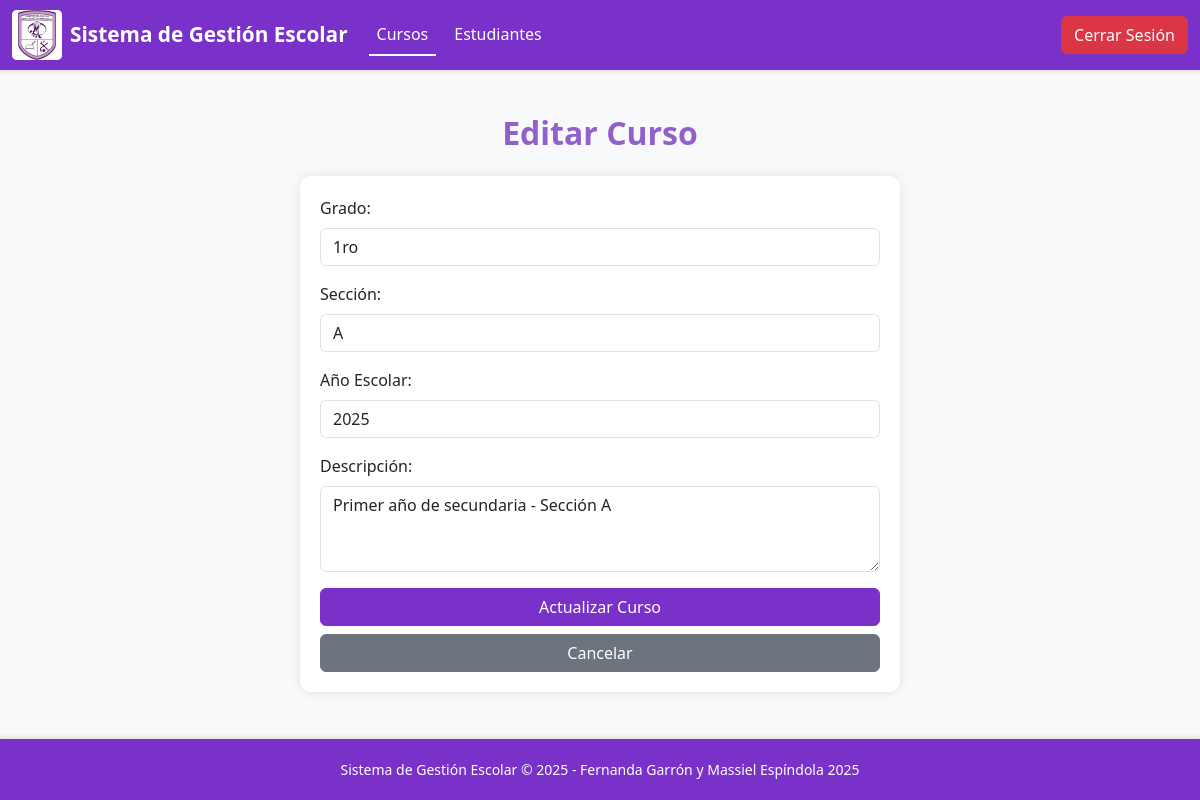
Page /public/cursos/edit?id=1 (signed in) on the committed database.
### tables this page shows
CREATE TABLE cursos (
    id INT PRIMARY KEY AUTO_INCREMENT,
    grado VARCHAR(10) NOT NULL,
    seccion CHAR(1) NOT NULL,
    descripcion TEXT NULL,
    año_escolar VARCHAR(10) DEFAULT '2025',
    created_at TIMESTAMP DEFAULT CURRENT_TIMESTAMP
);

### app/controllers/CursoController.php (called while the page is built, shortened)
<?php
require_once __DIR__ . '/../models/Curso.php';
class CursoController
{
    private $cursoModel;
    public function __construct($pdo)
    {
        $this->pdo = $pdo;
        $this->cursoModel = new Curso($this->pdo);
    }
    public function edit($id)
    {
        $curso = $this->cursoModel->findById($id);
        include __DIR__ . '/../views/cursos/edit.php';
    }
}

### public/index.php (called while the page is built, shortened)
<?php
$pdo = getPDOConnection();
$router = new Router($pdo);
$path = parse_url($_SERVER['REQUEST_URI'], PHP_URL_PATH);
$router->route($path);

### app/models/Curso.php (called while the page is built, shortened)
<?php
class Curso {
    private $pdo;
    public function __construct($pdo) {
        $this->pdo = $pdo;
    }
    public function findById($id) {
        $stmt = $this->pdo->prepare("SELECT * FROM cursos WHERE id = :id");
        $stmt->execute([':id' => $id]);
        return $stmt->fetch(PDO::FETCH_ASSOC);
    }
}

### app/views/cursos/edit.php (the view, shortened to what this page needs)
<!DOCTYPE html>
<html lang="es">
<head>
  <link href="https://cdn.jsdelivr.net/npm/bootstrap@5.3.0/dist/css/bootstrap.min.css" rel="stylesheet">
  <link rel="stylesheet" href="<?php echo URL; ?>public/css/cursos_create.css">
    <link rel="stylesheet" href="<?php echo URL; ?>public/css/navbar.css">
    <link rel="stylesheet" href="<?php echo URL; ?>public/css/style_index.css">
    <link rel="stylesheet" href="<?php echo URL; ?>public/css/footer.css">
</head>
</head>
<body>
<?php include __DIR__ . '/../components/navbar.php';
    ?>
<div class="container mt-4">
  <h2 class="text-center mb-4">Editar Curso</h2>
  <div class="form-container">
    <form method="POST" action="<?php echo URL; ?>public/cursos/update">
      <div class="mb-3">
        <label for="grado" class="form-label">Grado:</label>
        <input type="text" class="form-control" id="grado" name="grado" required value="<?php echo htmlspecialchars($curso['grado']); ?>">
      </div>
      <div class="mb-3">
        <label for="seccion" class="form-label">Sección:</label>
        <input type="text" class="form-control" id="seccion" name="seccion" required value="<?php echo htmlspecialchars($curso['seccion']); ?>">
      </div>
      <div class="mb-3">
        <label for="año_escolar" class="form-label">Año Escolar:</label>
        <input type="text" class="form-control" id="año_escolar" name="año_escolar" value="<?php echo htmlspecialchars($curso['año_escolar']); ?>">
      </div>
      <div class="mb-3">
        <label for="descripcion" class="form-label">Descripción:</label>
        <textarea class="form-control" id="descripcion" name="descripcion" rows="3"><?php echo htmlspecialchars($curso['descripcion']); ?></textarea>
      </div>
      <div class="d-grid gap-2">
        <button type="submit" class="btn btn-primary">Actualizar Curso</button>
        <a href="<?php echo URL; ?>public/cursos" class="btn btn-secondary" class="btn btn-secondary">Cancelar</a>
      </div>
    </form>
  </div>
</div>
  <?php include __DIR__ . '/../components/footer.php'; ?>
</body>
</html>

### public/css/cursos_create.css (style rules this page uses)
.form-container { max-width: 600px; margin: 0 auto; background: white; padding: 30px; border-radius: 10px; box-shadow: 0 0 10px rgba(0,0,0,0.1); }

### public/css/style_index.css (style rules this page uses)
body { font-family: 'Segoe UI', Arial, sans-serif; margin: 0; padding: 0; background: #f8f9fa; min-height: 100vh; display: flex; flex-direction: column; }
.container { padding: 20px; max-width: 1400px; margin: 0 auto; flex: 1; margin: auto; }
.container h2 { color: #9260cb; margin-bottom: 30px; font-weight: 600; }

### app/views/cursos/edit.php (style rules this page uses)
.form-container { max-width: 600px; margin: 0 auto; background: white; padding: 20px; border-radius: 10px; box-shadow: 0 0 10px rgba(0,0,0,0.1); }
.btn-primary { background-color: #7931ca; border-color: #7931ca; }

### rows in the picture
cursos: grado "1ro", seccion "A", año_escolar "2025", descripcion "Primer año de secundaria - Sección A"
